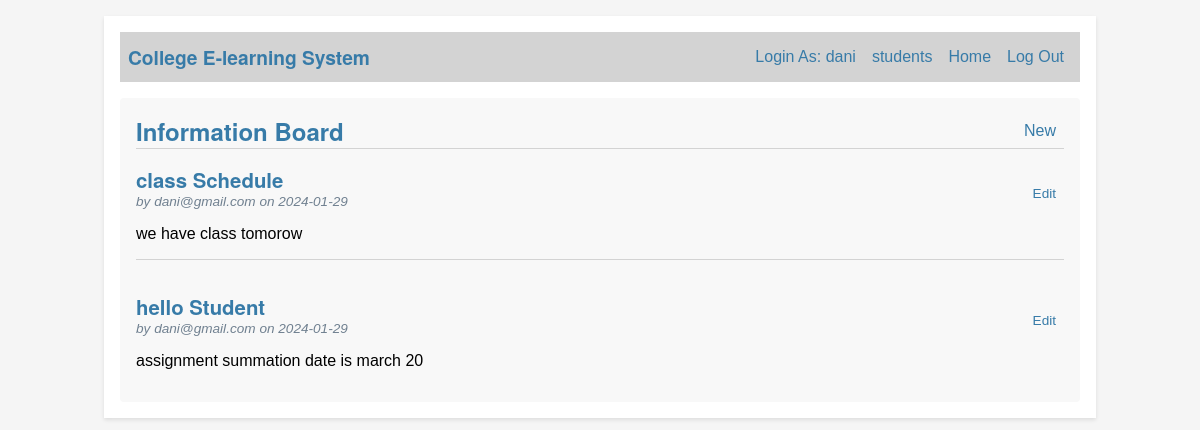
The page / (signed in) on the database its author committed.
### tables this page shows
CREATE TABLE users (
  id INTEGER PRIMARY KEY AUTOINCREMENT,
  name TEXT NOT NULL,
  phone TEXT NOT NULL,
  email TEXT UNIQUE NOT NULL,
  password TEXT NOT NULL,
  role_id INTEGER NOT NULL,
  FOREIGN KEY (role_id) REFERENCES roles(id)
);

CREATE TABLE post (
  id INTEGER PRIMARY KEY AUTOINCREMENT,
  author_id INTEGER NOT NULL,
  created TIMESTAMP NOT NULL DEFAULT CURRENT_TIMESTAMP,
  title TEXT NOT NULL,
  body TEXT NOT NULL,
  FOREIGN KEY (author_id) REFERENCES users(id)
);

### elearning/blog.py (the view)
@bp.route('/')
@login_required
def index():
    db = get_db()
    posts = db.execute(
        'SELECT p.id, title, body, created, author_id, email'
        ' FROM post p JOIN users u ON p.author_id = u.id'
        ' ORDER BY created DESC'
    ).fetchall()
    return render_template('blog/index.html', posts=posts)

### elearning/auth.py (called while the page is built)
@bp.before_app_request
def load_logged_in_user():
    user_id = session.get('user_id')
    if user_id is None:
        g.user = None
    else:
        g.user = get_db().execute(
            'SELECT * FROM users WHERE id = ?', (user_id,)
        ).fetchone()

def login_required(view):
    @functools.wraps(view)
    def wrapped_view(**kwargs):
        if g.user is None:
            return redirect(url_for('auth.login'))
        return view(**kwargs)
    return wrapped_view

### elearning/db.py (called while the page is built)
def get_db():
    if 'db' not in g:
        g.db = sqlite3.connect(
            current_app.config['DATABASE'],
            detect_types=sqlite3.PARSE_DECLTYPES
        )
        g.db.row_factory = sqlite3.Row
    return g.db

### elearning/templates/blog/index.html
{% extends 'base.html' %}
{% block header %}
  <h1>{% block title %}Information Board {% endblock %}</h1>
  {% if g.user['role_id'] == 2 %}
      <a class="action" href="{{ url_for('blog.create') }}">New</a>
  {% endif %}
{% endblock %}
{% block content %}
  {% for post in posts %}
    <article class="post">
      <header>
        <div>
          <h1>{{ post['title'] }}</h1>
          <div class="about">by {{ post['email'] }} on {{ post['created'].strftime('%Y-%m-%d') }}</div>
        </div>
        {% if g.user['id'] == post['author_id'] %}
          <a class="action" href="{{ url_for('blog.update', id=post['id']) }}">Edit</a>
        {% endif %}
      </header>
      <p class="body">{{ post['body'] }}</p>
    </article>
    {% if not loop.last %}
      <hr>
    {% endif %}
  {% endfor %}
{% endblock %}

### elearning/templates/base.html (shortened to what this page needs)
<!doctype html>
<html>
    <link rel="stylesheet" href="{{ url_for('static', filename='style.css') }}">
    <nav>
      <h1>College E-learning System </h1>
      <ul>
        {% if g.user %}
          <li><span>Login As: {{ g.user['name'] }}</span>
          {% if g.user['role_id'] == 2 %}
          <li><a href="{{ url_for('report.view_stu')}}">students</a>
          {% endif %}
          <li><a href="{{ url_for('blog.index') }}">Home</a>
          <li><a href="{{ url_for('auth.logout') }}">Log Out</a>
        {% endif %}
      </ul>
    </nav>
    <section class="content">
      <header>
        {% block header %}{% endblock %}
      </header>
      {% block content %}{% endblock %}
    </section>
</html>

### elearning/static/style.css (style rules this page uses)
html { font-family: Arial, sans-serif; background: #f5f5f5; padding: 1rem; }
h1 { font-family: "Helvetica Neue", Helvetica, Arial, sans-serif; color: #377ba8; margin: 1rem 0; }
a { color: #377ba8; text-decoration: none; }
hr { border: none; border-top: 1px solid lightgray; margin: 1rem 0; }
nav { background: lightgray; display: flex; align-items: center; padding: 0.5rem; }
nav h1 { flex: 1; margin: 0; font-size: 1.2em; }
nav ul { display: flex; list-style: none; margin: 0; padding: 0; }
nav ul li a, nav ul li span, header .action { display: block; padding: 0.5rem; text-decoration: none; color: #377ba8; }
.content { padding: 1rem; background: #f8f8f8; border-radius: 4px; margin-top: 1rem; }
.content > header { border-bottom: 1px solid lightgray; display: flex; align-items: flex-end; }
.content > header h1 { flex: 1; margin: 0; font-size: 1.5em; }
.post > header { display: flex; align-items: flex-end; font-size: 0.85em; margin-bottom: 0.5rem; }
.post > header > div:first-of-type { flex: 1; }
.post > header h1 { font-size: 1.5em; margin-bottom: 0; }
.post .about { color: slategray; font-style: italic; }
.post .body { white-space: pre-line; margin-top: 1em; }
.content:last-child { margin-bottom: 0; }

### rows shown on the page
users: user.name "dani"
post: title "class Schedule", email "dani@gmail.com", created "2024-01-29", body "we have class tomorow"
post: title "hello Student", email "dani@gmail.com", created "2024-01-29", body "assignment summation date is march 20"
